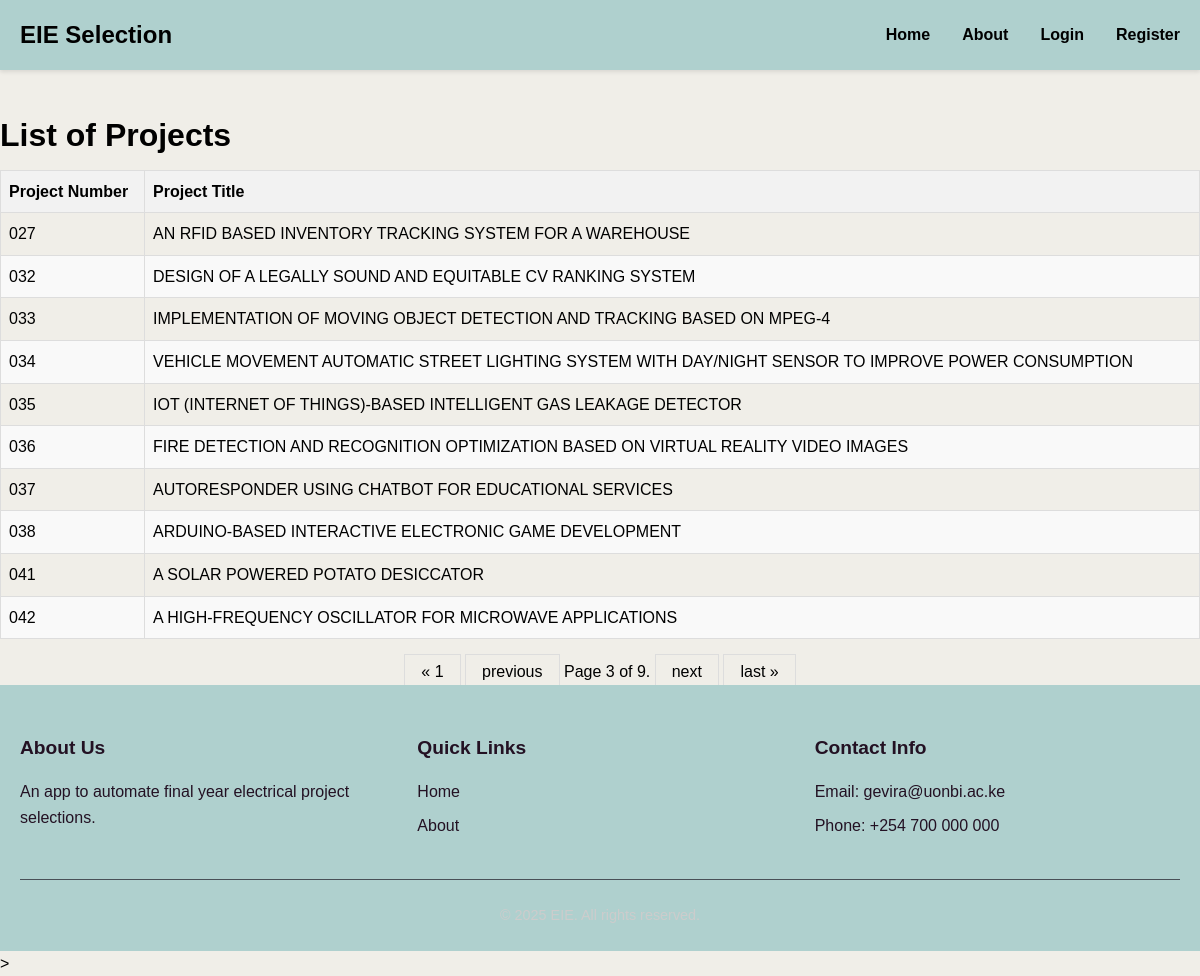
/?page=3, run on the app's committed database.
### base/models.py (models this page shows, shortened)
class Project(models.Model):
    project_title = models.CharField(max_length=255, default='')
    project_number = models.TextField(blank=True, null=True)
    created_at = models.DateTimeField(default=timezone.now)
    is_available = models.BooleanField(default=True)
    assigned_student = models.OneToOneField(User, null = True, blank = True, on_delete= models.CASCADE)

### base/views.py (the view)
# urls.py: 2. Add a URL to urlpatterns:  path('', views.home, name='home')
def home(request):
    projects = Project.objects.all().order_by('-created_at')
    if not projects.exists():
        messages.info(request, "No projects available yet. Please contact an administrator to add projects.")
        return render(request, 'base/home.html', {'page_obj': None})
    paginator = Paginator(projects, 10)
    page_number = request.GET.get('page')
    page_obj = paginator.get_page(page_number)
    return render(request, 'base/home.html', {'page_obj': page_obj})

### base/templates/base/home.html
{%   extends "base/base.html" %}
{% block content %}
    <h1>List of Projects</h1>
    {% if page_obj %}
        <table>
            <thead>
                <tr>
                    <th>Project Number</th>
                    <th>Project Title</th>
                </tr>
            </thead>
            <tbody>
                {% for project in page_obj %}
                <tr>
                    <td>{{ project.project_number }}</td>
                    <td>{{ project.project_title }}</td>
                </tr>
                {% endfor %}
            </tbody>
        </table>
        <div class="pagination">
            <span class="step-links">
                {% if page_obj.has_previous %}
                    <a href="?page=1">&laquo; 1</a>
                    <a href="?page={{ page_obj.previous_page_number }}">previous</a>
                {% endif %}
                <span class="current">
                    Page {{ page_obj.number }} of {{ page_obj.paginator.num_pages }}.
                </span>
                {% if page_obj.has_next %}
                    <a href="?page={{ page_obj.next_page_number }}">next</a>
                    <a href="?page={{ page_obj.paginator.num_pages }}">last &raquo;</a>
                {% endif %}
            </span>
        </div>
    {% else %}
        <p>No project data available.</p>
    {% endif %}
{% endblock content %}

### base/static/base.css (style rules this page uses)
* { margin: 0; padding: 0; box-sizing: border-box; }
body { font-family: 'Arial', sans-serif; line-height: 1.6; color: black; background-color: #F0EEE8; min-height: 100vh; display: flex; flex-direction: column; justify-content: center; }
h1, h2, h3, h4, h5, h6 { margin-bottom: 0.5rem; font-weight: 600; }
a { color: #007bff; text-decoration: none; }

### base/static/home.css (style rules this page uses)
table { width: 100%; border-collapse: collapse; }
th, td { border: 1px solid #ddd; padding: 8px; text-align: left; }
th { background-color: #f2f2f2; }
tr:nth-child(even) { background-color: #f9f9f9; }
.pagination { margin-top: 20px; display: flex; justify-content: center; }
.pagination a { color: black; padding: 8px 16px; text-decoration: none; border: 1px solid #ddd; }

### data on the page
Project: project_number "027", project_title "AN RFID BASED INVENTORY TRACKING SYSTEM FOR A WAREHOUSE"
Project: project_number "032", project_title "DESIGN OF A LEGALLY SOUND AND EQUITABLE CV RANKING SYSTEM"
Project: project_number "033", project_title "IMPLEMENTATION OF MOVING OBJECT DETECTION AND TRACKING BASED ON MPEG-4"
Project: project_number "034", project_title "VEHICLE MOVEMENT AUTOMATIC STREET LIGHTING SYSTEM WITH DAY/NIGHT SENSOR TO IMPROVE POWER CONSUMPTION"
Project: project_number "035", project_title "IOT (INTERNET OF THINGS)-BASED INTELLIGENT GAS LEAKAGE DETECTOR"
Project: project_number "036", project_title "FIRE DETECTION AND RECOGNITION OPTIMIZATION BASED ON VIRTUAL REALITY VIDEO IMAGES"
Project: project_number "037", project_title "AUTORESPONDER USING CHATBOT FOR EDUCATIONAL SERVICES"
Project: project_number "038", project_title "ARDUINO-BASED INTERACTIVE ELECTRONIC GAME DEVELOPMENT"
Project: project_number "041", project_title "A SOLAR POWERED POTATO DESICCATOR"
Project: project_number "042", project_title "A HIGH-FREQUENCY OSCILLATOR FOR MICROWAVE APPLICATIONS"

### other printed values
{{ page_obj.number }} "3"
{{ page_obj.paginator.num_pages }} "9"
